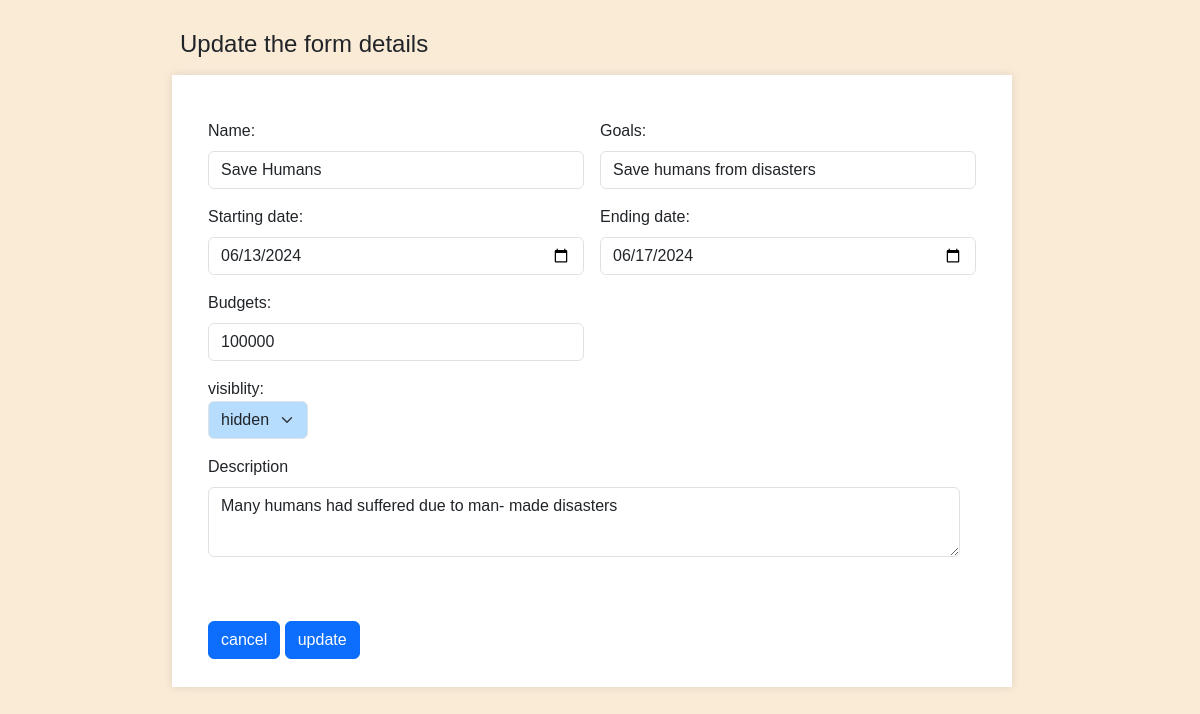
The app's page /update_camp_details/2 with its own data.
### app.py (models this page shows)
class campaigns(db.Model):
    __tablename__='campaign'
    campaigns_id=db.Column(db.Integer,primary_key=True,autoincrement=True)
    sponser_id=db.Column(db.String,db.ForeignKey(Sponsers.Sponsers_id))
    name=db.Column(db.String,nullable=False)
    description=db.Column(db.String)
    start_date=db.Column(db.String)
    end_date=db.Column(db.String)
    budget=db.Column(db.Integer)
    Visibility=db.Column(db.String)
    goals=db.Column(db.String)

### app.py (the view)
@app.route("/update_camp_details/<int:campaigns_id>",methods=["GET"])
def some1(campaigns_id):
    data=db.session.query(campaigns).get(campaigns_id)
    print(data)
    return render_template("update_campdetails.html",data=data)

### templates/update_campdetails.html (shortened to what this page needs)
<!DOCTYPE html>
<html lang="en">
<head>
    <link href="https://cdn.jsdelivr.net/npm/bootstrap@5.3.3/dist/css/bootstrap.min.css" rel="stylesheet">
    <link rel="stylesheet" href="\static\style.css">
</head>
<body class="det">
     <h4>Update the form details</h4><br>
    <form class="row g-3" method="POST" action="/edit_campdetails/{{data.campaigns_id}}">
        <div class="col-md-6">
            <label for="inputCity" class="form-label">Name: </label>
            <input type="text" class="form-control" id="name" value="{{data.name}}" name="Name">
        </div><br>
        <div class="col-md-6">
            <label for="inputCity" class="form-label">Goals:</label>
            <input type="text" class="form-control" id="name" value="{{data.goals}}" name="Goals">
        </div><br>
        <div class="col-md-6">
            <label for="inputCity" class="form-label">Starting date:</label>
            <input type="date" class="form-control" id="name" value="{{data.start_date}}" name="sdate">
        </div><br>
        <div class="col-md-6">
            <label for="inputCity" class="form-label">Ending date:</label>
            <input type="date" class="form-control" id="name" value="{{data.end_date}}" name="edate">
        </div><br>
        <div class="col-md-6">
            <label for="inputCity" class="form-label">Budgets:</label>
            <input type="text" class="form-control" id="name" value="{{data.budget}}" name="budget">
        </div><br>
        <div class="dropdown">
            visiblity:
            <select name="visiblity" class="form-select" id="floatingSelect">
                <option>hidden</option>
            </select>
        </div><br>
        <div class="col-md-6 " >
            <div class="text-break">
                <label for="inputCity" class="form-label">Description</label>
                <textarea type="text" class="form-control" id="names"  name="description">{{data.description}}</textarea>
            </div>
        </div><br>
        <div class="col-12">
            <a href="/sponserhome/{{data.campaigns_id}}" class="btn btn-primary">cancel</a>
            <button type="submit" class="btn btn-primary">update</button>
        </div>
    </form>
    <br>
</body>
</html>

### static/style.css (style rules this page uses)
* { font-family:Tahoma, Geneva, Verdana, sans-serif; height: auto; }
.form-select { width: 100px; background-color: #b6dcfe; }
.det { margin-left: 15%; margin-right: 15%; background-color: antiquewhite; margin-top: 30px; justify-content: center; align-self: center; }
.g-3 { border: 8px solid white; background-color: white; padding: 20px; box-shadow: 0 0 10px rgba(0, 0, 0, 0.1); width: 100%; margin-right: 500px; }
#names { height: 70px; text-wrap:balance; }
.text-break { height: 150px; width: 200%; }

### records on screen
campaigns: Name "Save Humans", Goals "Save humans from disasters", sdate "06/13/2024", edate "06/17/2024", budget "100000", description "Many humans had suffered due to man- made disasters"
